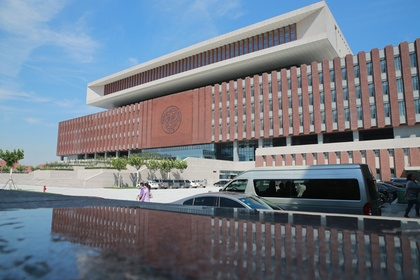
%> input picture Experiment1/IntegralImage/testimg.jpg, 420 x 280 px, shrunk from 800 x 533 before the run
$ octave main.m   (GNU Octave 9; MATLAB toolbox functions it lacks are replaced by stand-ins)
%> lines starting %> are read from the running program, lines starting %| are printed output that depends on the picture; in (x1, y1, x2, y2) boxes, pixels count from 0 and x2, y2 are one past the last pixel; in counts of white or black regions, pixels touching at a corner belong together; the program's own positions count from 1
### Experiment1/IntegralImage/MyInteImg.m
function MyInteImg_result=MyInteImg(img)

%���ƻ���ͼ��ļ������
% ����ͼ��ʽ��SA(i,j) = sum_{x<=i, y<=j} img(x,y)
% �ɵݹ�ʵ�֣�SA(i,j) = img(i,j) + SA(i-1,j) + SA(i,j-1) - SA(i-1,j-1)

[height, width] = size(img);
MyInteImg_result = double(zeros(height, width));

% ��һ�е�һ�е��ۼ�
MyInteImg_result(1, 1) = double(img(1, 1));

% ��һ�е��ۼӣ�ֻ�ܴ��������
for j = 2:width
    MyInteImg_result(1, j) = MyInteImg_result(1, j-1) + double(img(1, j));
end

% ��һ�е��ۼӣ�ֻ�ܴ��ϱ�����
for i = 2:height
    MyInteImg_result(i, 1) = MyInteImg_result(i-1, 1) + double(img(i, 1));
end

% һ��λ�ã��ݹ鹫ʽ
for i = 2:height
    for j = 2:width
        MyInteImg_result(i, j) = double(img(i, j)) ...
            + MyInteImg_result(i-1, j) ...
            + MyInteImg_result(i, j-1) ...
            - MyInteImg_result(i-1, j-1);
    end
end

%����ԭͼ�����õ��Ļ���ͼ��MyInteImg_result
end

### Experiment1/IntegralImage/main.m
clc;clear all;close all;

% 读入图像
img = imread('testimg.jpg');
%> img is the input picture: size 280x420x3 uint8; mean R, G, B 113.6, 122.2, 134

% 将读入的彩色图像转换为灰度图像
img = im2gray(img);
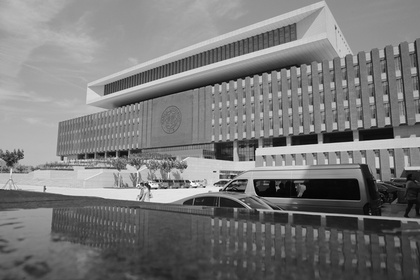
%> img: size 280x420 uint8; min 0, max 255, mean 121

%计算积分图像，需编程实现
InteImg_result = MyInteImg(img);
%> in MyInteImg, `MyInteImg_result(1, 1) = double(img(1, 1));`:
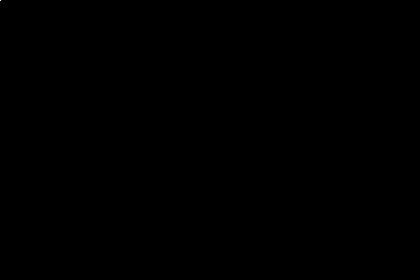
%> MyInteImg_result: size 280x420 double; values 0 (black) and 160 (white), 0% white in thin lines or dots, all inside (x1, y1, x2, y2) = (0, 0, 1, 1)
%> after the loop in MyInteImg, `for j = 2:width`:
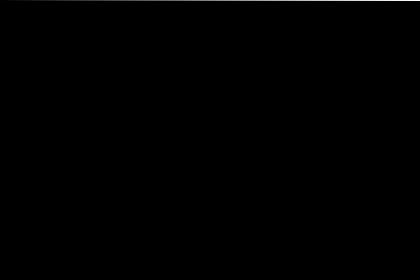
%> MyInteImg_result: size 280x420 double; 0.36% of pixels changed, all inside (x1, y1, x2, y2) = (1, 0, 420, 1); drawn with min black and max white
%> after the loop in MyInteImg, `for i = 2:height`:
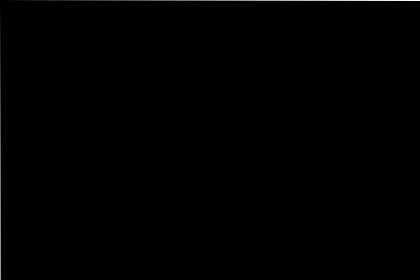
%> MyInteImg_result: size 280x420 double; 0.24% of pixels changed, all inside (x1, y1, x2, y2) = (0, 1, 1, 280); drawn with min black and max white
%> after the loop in MyInteImg, `for i = 2:height`:
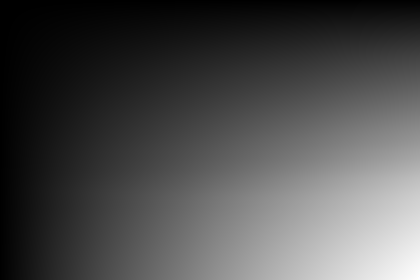
%> MyInteImg_result: size 280x420 double; min 160, max 14225949, mean 4292393; drawn with min black and max white

figure;
imshow(InteImg_result);
title('InteImg-result');
